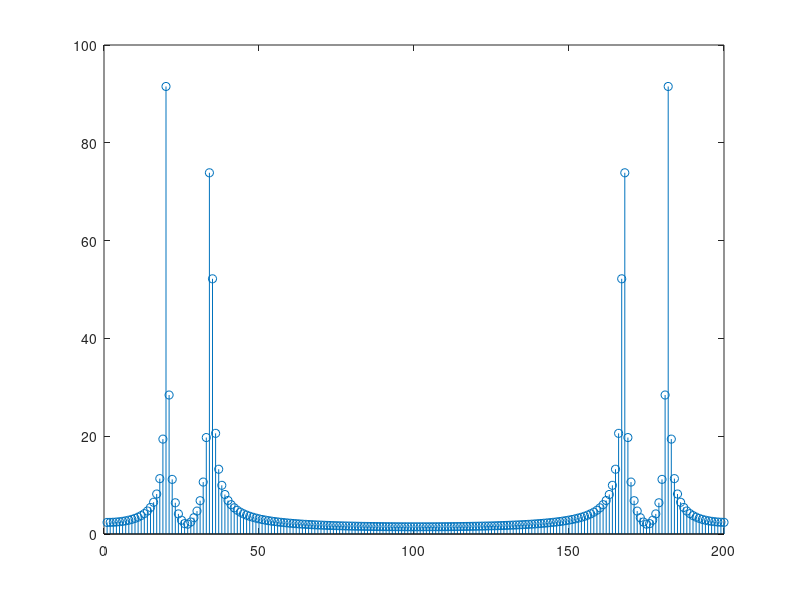

MATLAB code for this plot:
%  根据输入的按键生成DTMF信号并画图的程序
%  每个按键对应两个频率,生成的信号就包括这两个频率
%  至于三角函数信号的产生,采取《数字信号分析与处理》书中5.10.1节中的递推算法

%  首先构建按键到两个频率的映射
keys = {'1', '2', '3', '4', '5', '6', '7', '8', '9', '*', '0', '#', 'A', 'B', 'C', 'D'};
freqs = {[697, 1209], [697, 1336], [697, 1477], [770, 1209], [770, 1336], [697, 1477], [852, 1209], [852, 1336], [852, 1477], [941, 1209], [941, 1336], [941, 1477], [697, 1633], [770, 1633], [852, 1633], [941, 1633]};
KeyMap = containers.Map(keys, freqs);

InputKey = input("请输入按键:",'s');
Freqs = KeyMap(InputKey);
f1 = Freqs(1); f2 = Freqs(2); %从MAP映射中读出两个叠加的频率

%  接下来利用正弦振荡器的条件生成三角函数的信号
%  采样率为8kHz,我们生成1s长的信号需要得到8000个采样点
%  生成的信号频率如f1和f2所示
fs = 8000;
T = 1;
%  生成f1的频率信号
w1 = 2 * pi * f1 / fs;
CosSeq1 = zeros(1, fs + 1); SinSeq1 = zeros(1, fs + 1); %给-1点留个位置
CosSeq1(1)=cos(w1); SinSeq1(1)=-sin(w1);
for i=2:8001
  CosSeq1(i)=cos(w1)*CosSeq1(i-1)-sin(w1)*SinSeq1(i-1);
  SinSeq1(i)=sin(w1)*CosSeq1(i-1)+cos(w1)*SinSeq1(i-1);
end

%  再生成f2的频率信号
w2 = 2 * pi * f2 / fs;
CosSeq2 = zeros(1, fs + 1); SinSeq2 = zeros(1, fs + 1); %给-1点留个位置
CosSeq2(1)=cos(w2); SinSeq2(1)=-sin(w2);
for i=2:8001
  CosSeq2(i)=cos(w2)*CosSeq2(i-1)-sin(w2)*SinSeq2(i-1);
  SinSeq2(i)=sin(w2)*CosSeq2(i-1)+cos(w2)*SinSeq2(i-1);
end

%  最后综合产生DTMF信号,设置每个信号的幅度都为1
%  我们这里采用sin信号的相加

OutputSeq=SinSeq1(2:end)+SinSeq2(2:end);  %去掉初始化的第一个单元
t=0:1/fs:1-1/fs;

stem((abs(fft(OutputSeq,200))));  %画FFT看到确实是两个频率峰,验证了我们程序的正确
